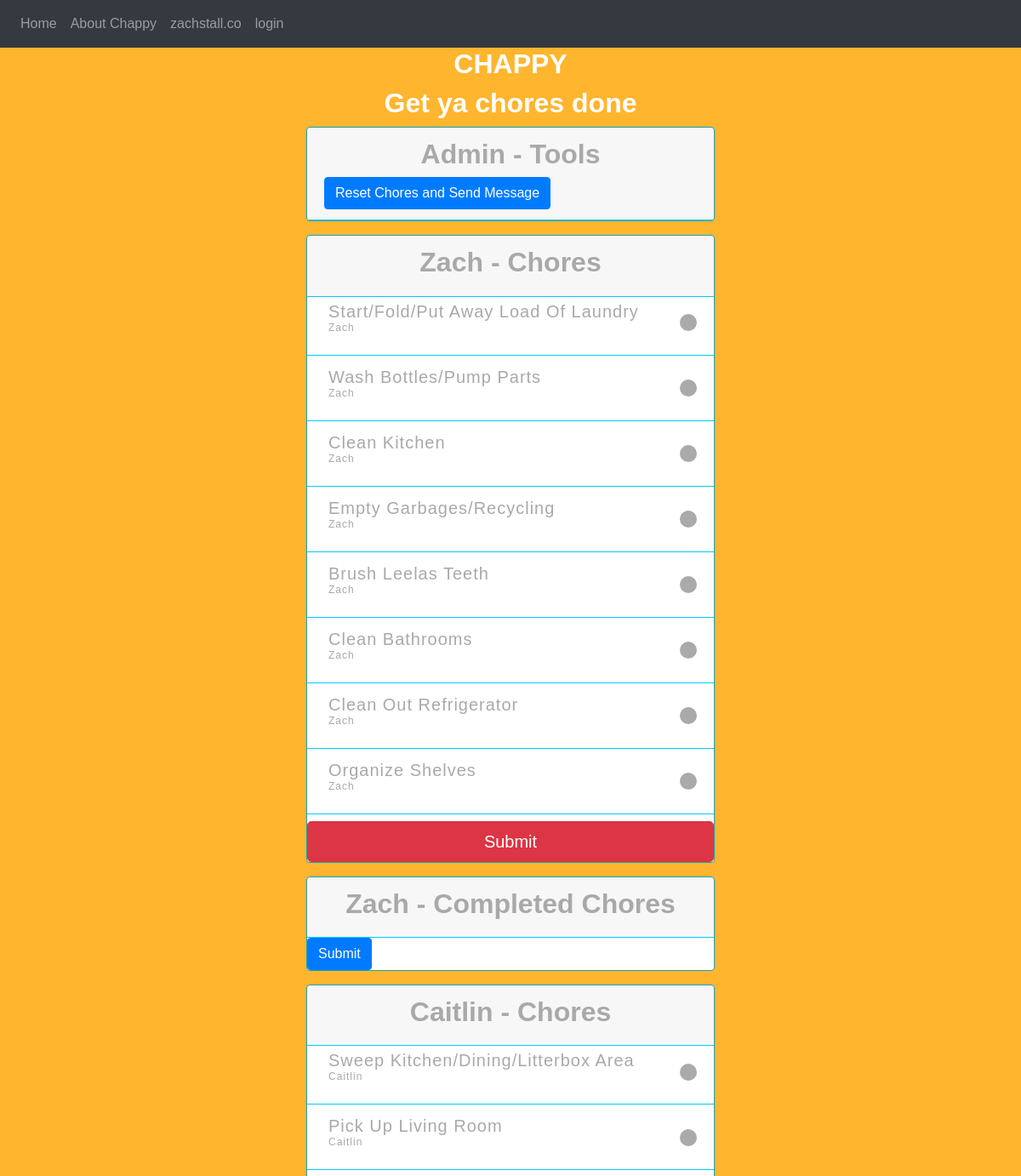
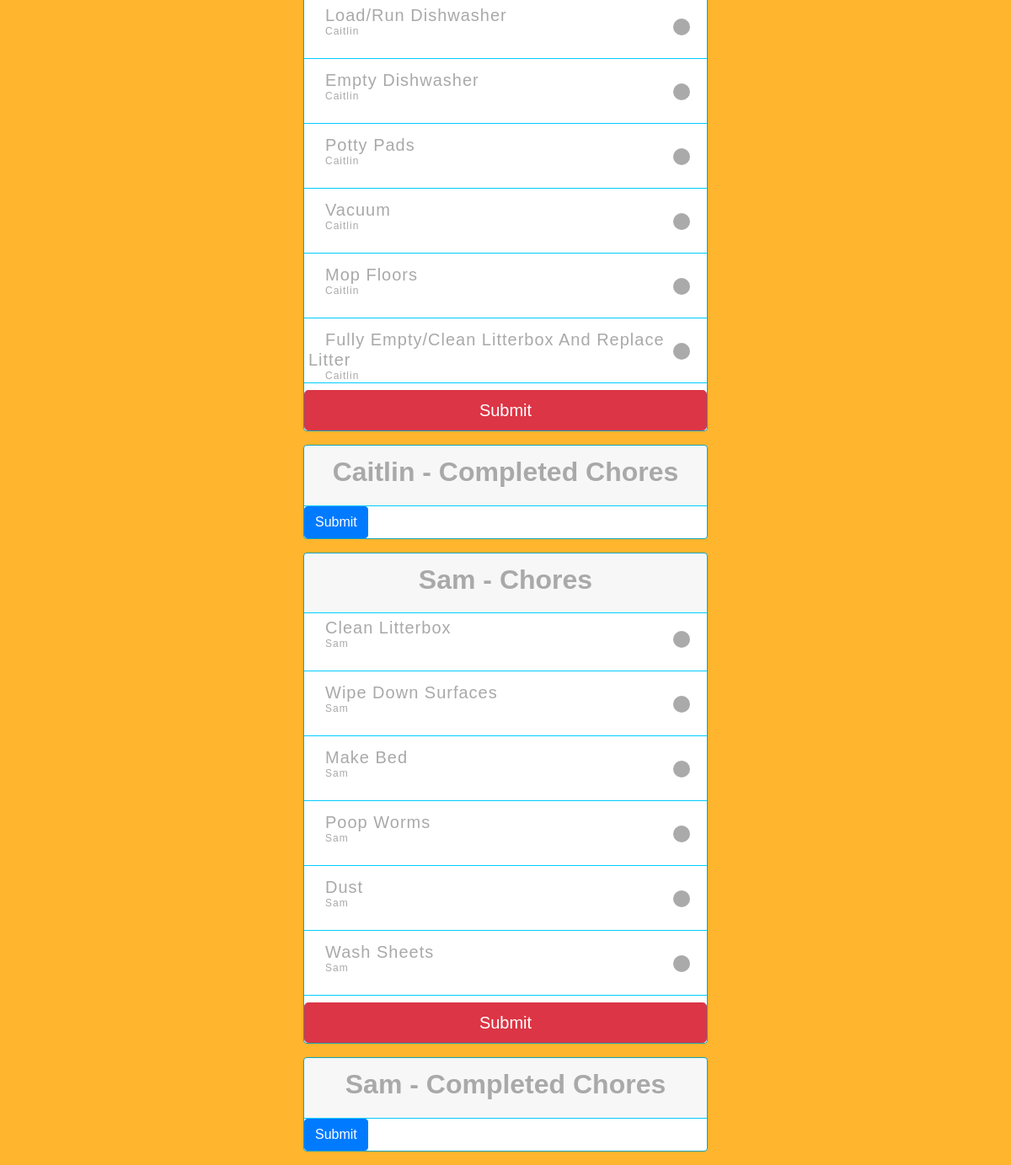
The app's page /chores/admin with its own data (2 pictures, top to bottom).
### tables this page shows
CREATE TABLE users (
 id INTEGER PRIMARY KEY,
 fname TEXT NOT NULL,
 lname TEXT NOT NULL,
 phone TEXT NOT NULL,
 email TEXT NOT NULL
, username text, password text);

CREATE TABLE chores (
 id INTEGER PRIMARY KEY,
 chore TEXT NOT NULL,
 schedule TEXT NOT NULL,
 name TEXT,
 done TEXT
);

### fchap.py (the view, shortened to what this page needs)
@app.route("/chores/<user>", methods=['GET', 'POST'])
def chores(user):
    if user == 'admin':
        chores = chap.query_db("select name, chore from chores where done = 'False'")
        names = chap.query_db("select fname from users")
        done_chores = chap.query_db("select name, chore from chores where done = 'True'")
        dic_login = {}
        dic_done = {}
        for nm in names:
            if nm[0] == 'admin':
                pass
            else:
                dic_login[nm[0]]=[]
        for nm in names:
            if nm[0] == 'admin':
                pass
            else:
                dic_done[nm[0]]=[]
        for nm in chores:
            if nm[0] == 'admin':
                pass
            else:
                dic_login[nm[0]]+=[nm[1]]
        for nm in done_chores:
            if nm[0] == 'admin':
                pass
            else:
                dic_done[nm[0]]+=[nm[1]]
        return render_template('chores.html', chrs=dic_login, dchrs=dic_done, user=user)

### chap.py (called while the page is built)
def query_db(select_statement, trace=False):
    try:
        sqliteConnection = sqlite3.connect('chappydb.db')
        cursor = sqliteConnection.cursor()
        if trace:
            print("Connected to SQLite")
        sqlite_select_query = select_statement
        cursor.execute(sqlite_select_query)
        records = cursor.fetchall()
        if trace:
            print("Total rows are:  ", len(records))
            print("Printing each query result")
            print(records)
        cursor.close()
        return records
    except sqlite3.Error as error:
        print("Failed to read data from sqlite table", error)
    finally:
        if (sqliteConnection):
            sqliteConnection.close()
            if trace:
                print("The SQLite connection is closed")

### fchap.py (called while the page is built)
@app.before_request
def before_request():
    g.user = None
    if 'user' in session:
        g.user = session['user']

### templates/chores.html (shortened to what this page needs)
{% extends "base.html" %}
{% block content %}
<div class="task">
  <h1>CHAPPY</h1>
  <h4>Get ya chores done</h4>
  {% if user == 'admin' %}
    <div class="card border-info mb-3">
      <div class="card-header">
        <h3>Admin - Tools</h3>
          <form action="/admintools" method="POST">
            <button type="submit" class="btn btn-primary">Reset Chores and Send Message</button>
          </form>
      </div>
    </div>
  {% endif %}
  {% set counter = [1] %}
  {% for name in chrs %}
  <div class="card border-info mb-3">
    <div class="card-header">
      <h3>{{ name }} - Chores</h3>
    </div>
    <form action="/update" method="POST">
    {% for chr in chrs[name] %}
      <label for="label-{{ counter[0] }}">
        <h5>
          {{ chr }}
          <span>{{ name }}</span>
        </h5>
      </label>
    {% endfor %}
      <button type="submit" class="btn btn-danger btn-lg btn-block">Submit</button>
    </form>
  </div>
  <div class="card border-info mb-3">
    <div class="card-header">
      <h3>{{ name }} - Completed Chores</h3>
    </div>
    <form action="/incomplete" method="POST">
      <button type="submit" class="btn btn-primary">Submit</button>
    </form>
  </div>
  {% endfor %}
</div>
{% endblock %}

### static/css/main.css (style rules this page uses)
html, body { margin: 0; padding: 0; border: 0; font-size: 100%; }
body { background: #FFB52E; font-family: sans-serif; }
h1, h4 { color: #fff; text-align: center; font-size: 32px; font-weight: 900; }
h3 { color: #a9a9a9; text-align: center; font-size: 32px; font-weight: 900; }
.card { width: 40%; margin: auto; }
.card-header { border-bottom: 1px solid #00CDFF; }
label { background: #fff; height: 69px; width: 100%; display: block; border-bottom: 1px solid #00CDFF; color: #a9a9a9; text-transform: capitalize; font-weight: 900; font-size: 11px; letter-spacing: 1px; text-indent: 20px; cursor: pointer; transition: all 0.7s ease; position: relative; padding: 5px; box-sizing: border-box; -moz-box-sizing: border-box; -webkit-box-sizing: border-box; }
label h5 span { display: block; font-size: 12px; text-transform: capitalize; font-weight: normal; color: #a9a9a9; }
label:before { content:""; width: 20px; height: 20px; background: #aaa; display: block; position: absolute; border-radius: 100%; right: 20px; top: 30%; transition: border 0.7s ease }

### records on screen
users: fname "Zach"
chores: chore "Start/Fold/Put Away Load Of Laundry"
chores: chore "Wash Bottles/Pump Parts"
chores: chore "Clean Kitchen"
chores: chore "Empty Garbages/Recycling"
chores: chore "Brush Leelas Teeth"
chores: chore "Clean Bathrooms"
chores: chore "Clean Out Refrigerator"
chores: chore "Organize Shelves"
users: fname "Caitlin"
chores: chore "Sweep Kitchen/Dining/Litterbox Area"
chores: chore "Pick Up Living Room"
chores: chore "Load/Run Dishwasher"
chores: chore "Empty Dishwasher"
chores: chore "Potty Pads"
chores: chore "Vacuum"
chores: chore "Mop Floors"
chores: chore "Fully Empty/Clean Litterbox And Replace Litter"
users: fname "Sam"
chores: chore "Clean Litterbox"
chores: chore "Wipe Down Surfaces"
chores: chore "Make Bed"
chores: chore "Poop Worms"
chores: chore "Dust"
chores: chore "Wash Sheets"
